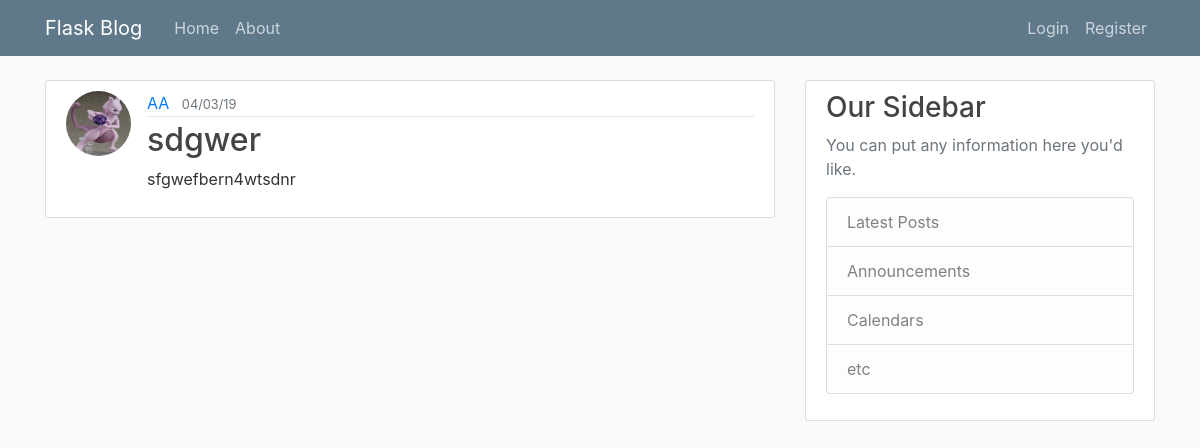
Screenshot of /post/3 with the database file from the repository.
### blog/models.py (models this page shows, shortened)
class User(db.Model, UserMixin):
    id = db.Column(db.Integer, primary_key=True)
    username = db.Column(db.String(20), unique=True, nullable=False)
    email = db.Column(db.String(120), unique=True, nullable=False)
    image_file = db.Column(db.String(20), nullable=False, default='default.jpg"')
    password = db.Column(db.String(60), nullable=False)
    posts = db.relationship('Post', backref='author', lazy=True)

class Post(db.Model):
    id = db.Column(db.Integer, primary_key=True)
    title = db.Column(db.String(100), nullable=False)
    date_posted = db.Column(db.DateTime, nullable=False, default=datetime.utcnow)
    content = db.Column(db.Text, nullable=False)
    user_id = db.Column(db.Integer, db.ForeignKey('user.id'), nullable=False)

### blog/routes.py (the view)
@app.route('/post/<int:post_id>')
def post(post_id):
    post = Post.query.get_or_404(post_id)
    return render_template('post.html', title=post.title, post=post)

### blog/templates/post.html (shortened to what this page needs)
{% extends 'layout.html' %}
{% block content%}
    <article class="media content-section">
        <img class='rounded-circle article-img' src="{{ url_for('static', filename='profile_pics/'+ post.author.image_file) }}">
        <div class="media-body">
            <div class="article-metadata">
            <a class="mr-2" href="{{ url_for('user_posts', username=post.author.username) }}">{{ post.author.username }}</a>
            <small class="text-muted">{{ post.date_posted.strftime('%m/%d/%y') }}</small>
            </div>
            <h2 class=;article-title>{{ post.title }}</h2>
            <p class="article-content">{{ post.content }}</p>
        </div>
    </article>
{% endblock content%}

### blog/static/main.css (style rules this page uses)
body { background: #fafafa; color: #333333; margin-top: 5rem; }
h1, h2, h3, h4, h5, h6 { color: #444444; }
.content-section { background: #ffffff; padding: 10px 20px; border: 1px solid #dddddd; border-radius: 3px; margin-bottom: 20px; }
.article-content { white-space: pre-line; }
.article-img { height: 65px; width: 65px; margin-right: 16px; }
.article-metadata { padding-bottom: 1px; margin-bottom: 4px; border-bottom: 1px solid #e3e3e3 }

### rows the page displays
User: image_file (picture), author.username "AA"
Post: date_posted "04/03/19", title "sdgwer", content "sfgwefbern4wtsdnr"
